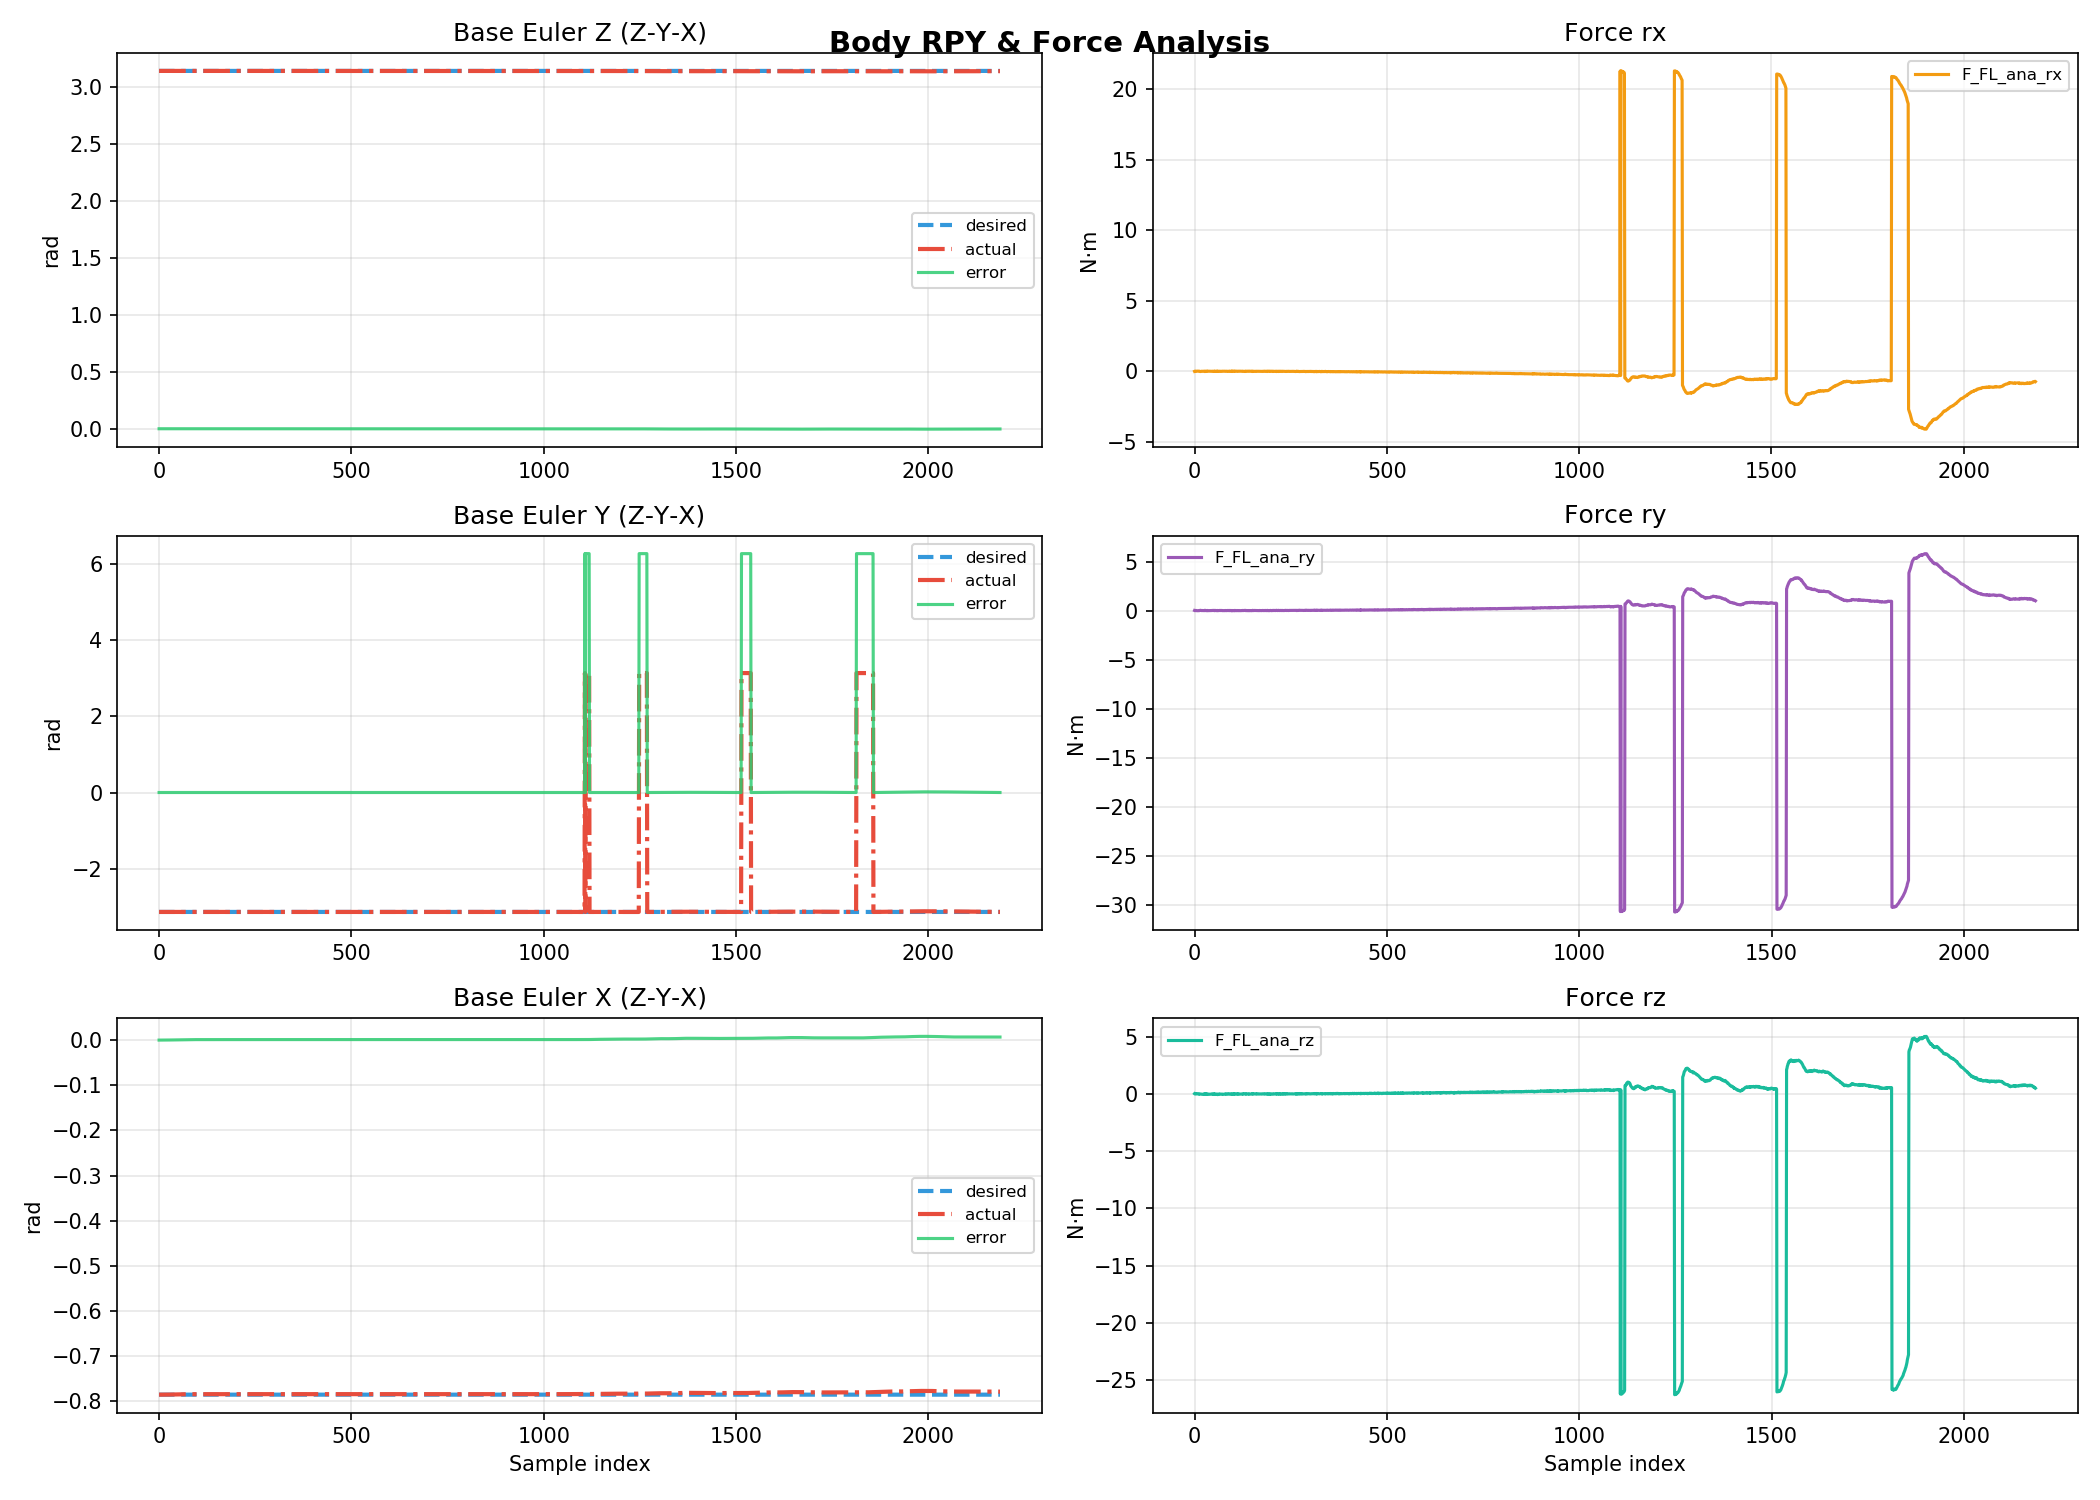

Reproduce this figure in Python.
import pandas as pd
import matplotlib.pyplot as plt
import sys
import os

# ── Load data ──────────────────────────────────────────────────────────────────
filename = sys.argv[1] if len(sys.argv) > 1 else "data.txt"
if not os.path.exists(filename):
    raise FileNotFoundError(f"Data file '{filename}' not found.")

df = pd.read_csv(filename, sep=r'\s+')
time = range(len(df))

# ── Figure: 3 rows × 2 columns ────────────────────────────────────────────────
fig, axes = plt.subplots(3, 2, figsize=(14, 10))
fig.suptitle("Body RPY & Force Analysis", fontsize=14, fontweight="bold")

# ── Column 1: RPY desired vs actual vs error ───────────────────────────────────
rpy_info = [
    ("bodyRPY_des_R", "bodyRPY_R", "error_ana_rx", "Base Euler Z (Z-Y-X)"),
    ("bodyRPY_des_P", "bodyRPY_P", "error_ana_ry", "Base Euler Y (Z-Y-X)"),
    ("bodyRPY_des_Y", "bodyRPY_Y", "error_ana_rz", "Base Euler X (Z-Y-X)"),
]

for row, (col_des, col_act, col_err, title) in enumerate(rpy_info):
    ax = axes[row, 0]
    ax.plot(time, df[col_des], label="desired", color="#3498db", linestyle="--", linewidth=2.0)
    ax.plot(time, df[col_act], label="actual",  color="#e74c3c", linestyle="-.", linewidth=2.0)
    ax.plot(time, df[col_err], label="error",   color="#2ecc71", linewidth=1.5, alpha=0.85)
    ax.set_title(title)
    ax.set_ylabel("rad")
    ax.legend(fontsize=8)
    ax.grid(True, alpha=0.3)
    if row == 2:
        ax.set_xlabel("Sample index")

# ── Column 2: Force rotational components ─────────────────────────────────────
force_info = [
    ("F_FL_ana_rx", "Force rx", "#f39c12"),
    ("F_FL_ana_ry", "Force ry", "#9b59b6"),
    ("F_FL_ana_rz", "Force rz", "#1abc9c"),
]

for row, (col, title, color) in enumerate(force_info):
    ax = axes[row, 1]
    ax.plot(time, df[col], label=col, color=color, linewidth=1.5)
    ax.set_title(title)
    ax.set_ylabel("N·m")
    ax.legend(fontsize=8)
    ax.grid(True, alpha=0.3)
    if row == 2:
        ax.set_xlabel("Sample index")

plt.tight_layout()
plt.savefig("plot.png", dpi=150)
print("Saved plot.png")
plt.show()
